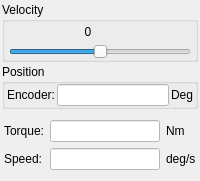
        <widget class="QWidget" name="pageVelocity">
         <layout class="QVBoxLayout" name="verticalLayout_14">
          <property name="spacing">
           <number>2</number>
          </property>
          <property name="leftMargin">
           <number>2</number>
          </property>
          <property name="topMargin">
           <number>2</number>
          </property>
          <property name="rightMargin">
           <number>2</number>
          </property>
          <property name="bottomMargin">
           <number>2</number>
          </property>
          <item>
           <widget class="QGroupBox" name="groupBox_15">
            <property name="title">
             <string>Velocity</string>
            </property>
            <layout class="QVBoxLayout" name="verticalLayout_20">
             <property name="spacing">
              <number>2</number>
             </property>
             <property name="leftMargin">
              <number>4</number>
             </property>
             <property name="topMargin">
              <number>0</number>
             </property>
             <property name="rightMargin">
              <number>4</number>
             </property>
             <property name="bottomMargin">
              <number>0</number>
             </property>
             <item>
              <widget class="QWidget" name="widget_14" native="true">
               <property name="minimumSize">
                <size>
                 <width>0</width>
                 <height>20</height>
                </size>
               </property>
               <property name="maximumSize">
                <size>
                 <width>16777215</width>
                 <height>20</height>
                </size>
               </property>
               <widget class="QLabel" name="labelVelocityVelocity">
                <property name="geometry">
                 <rect>
                  <x>64</x>
                  <y>0</y>
                  <width>30</width>
                  <height>20</height>
                 </rect>
                </property>
                <property name="text">
                 <string>0</string>
                </property>
                <property name="alignment">
                 <set>Qt::AlignCenter</set>
                </property>
               </widget>
              </widget>
             </item>
             <item>
              <widget class="QSlider" name="sliderVelocityVelocity">
               <property name="mouseTracking">
                <bool>false</bool>
               </property>
               <property name="styleSheet">
                <string notr="true"/>
               </property>
               <property name="minimum">
                <number>-30</number>
               </property>
               <property name="maximum">
                <number>30</number>
               </property>
               <property name="singleStep">
                <number>1</number>
               </property>
               <property name="orientation">
                <enum>Qt::Horizontal</enum>
               </property>
              </widget>
             </item>
            </layout>
           </widget>
          </item>
          <item>
           <widget class="QGroupBox" name="groupBox_14">
            <property name="title">
             <string>Position</string>
            </property>
            <layout class="QVBoxLayout" name="verticalLayout_17">
             <property name="leftMargin">
              <number>2</number>
             </property>
             <property name="topMargin">
              <number>0</number>
             </property>
             <property name="rightMargin">
              <number>2</number>
             </property>
             <property name="bottomMargin">
              <number>0</number>
             </property>
             <item>
              <widget class="QWidget" name="widget_15" native="true">
               <layout class="QHBoxLayout" name="horizontalLayout_14">
                <property name="spacing">
                 <number>2</number>
                </property>
                <property name="leftMargin">
                 <number>0</number>
                </property>
                <property name="topMargin">
                 <number>0</number>
                </property>
                <property name="rightMargin">
                 <number>0</number>
                </property>
                <property name="bottomMargin">
                 <number>0</number>
                </property>
                <item>
                 <widget class="QLabel" name="label_27">
                  <property name="text">
                   <string>Encoder:</string>
                  </property>
                 </widget>
                </item>
                <item>
                 <widget class="QLineEdit" name="editVelocityCurrentPos">
                  <property name="styleSheet">
                   <string notr="true">background-color: rgb(255, 255, 255);</string>
                  </property>
                  <property name="readOnly">
                   <bool>true</bool>
                  </property>
                 </widget>
                </item>
                <item>
                 <widget class="QLabel" name="label_28">
                  <property name="text">
                   <string>Deg</string>
                  </property>
                 </widget>
                </item>
               </layout>
              </widget>
             </item>
            </layout>
           </widget>
          </item>
          <item>
           <widget class="QWidget" name="widget_16" native="true">
            <layout class="QGridLayout" name="gridLayout_7">
             <property name="leftMargin">
              <number>2</number>
             </property>
             <property name="rightMargin">
              <number>2</number>
             </property>
             <item row="0" column="0">
              <widget class="QLabel" name="label_31">
               <property name="text">
                <string>Torque:</string>
               </property>
              </widget>
             </item>
             <item row="0" column="1">
              <widget class="QLineEdit" name="editVelocityTorque">
               <property name="maximumSize">
                <size>
                 <width>16777215</width>
                 <height>16777215</height>
                </size>
               </property>
               <property name="styleSheet">
                <string notr="true">background-color: rgb(255, 255, 255);</string>
               </property>
               <property name="readOnly">
                <bool>true</bool>
               </property>
              </widget>
             </item>
             <item row="0" column="2">
              <widget class="QLabel" name="label_32">
               <property name="text">
                <string>Nm</string>
               </property>
              </widget>
             </item>
             <item row="1" column="0">
              <widget class="QLabel" name="labelSpeed10_2">
               <property name="text">
                <string>Speed:</string>
               </property>
              </widget>
             </item>
             <item row="1" column="1">
              <widget class="QLineEdit" name="editVelocitySpeed">
               <property name="maximumSize">
                <size>
                 <width>16777215</width>
                 <height>16777215</height>
                </size>
               </property>
               <property name="styleSheet">
                <string notr="true">background-color: rgb(255, 255, 255);</string>
               </property>
               <property name="readOnly">
                <bool>true</bool>
               </property>
              </widget>
             </item>
             <item row="1" column="2">
              <widget class="QLabel" name="labelSpeed11_2">
               <property name="text">
                <string>deg/s</string>
               </property>
              </widget>
             </item>
            </layout>
           </widget>
          </item>
         </layout>
        </widget>
